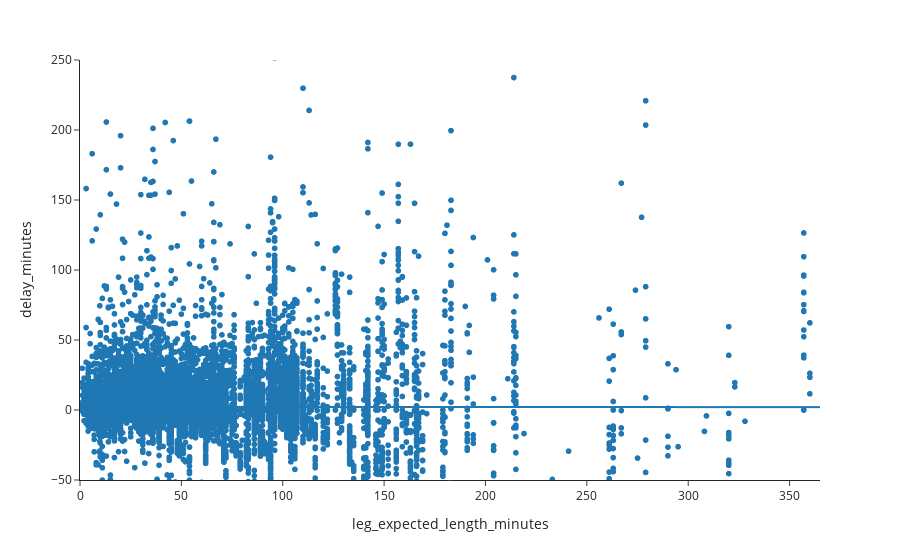

The notebook cell this image was saved under:
### Code cell
df = via_inter_legs_clean


fig = px.scatter(df, x="leg_expected_length_minutes", y="delay_minutes", range_x=[0, 365], range_y=[-50, 250], trendline="ols")
fig.show()

### Figure 1 — Plotly figure (JSON) as saved in the notebook; plotly's stock layout.template omitted (floating-point values rounded to 4 significant figures; data arrays with more than 128 entries replaced by an {"elided": "..."} marker saying what was removed)
{"data": [{"hovertemplate": "leg_expected_length_minutes=%{x}<br>delay_minutes=%{y}<extra></extra>", "legendgroup": "", "marker": {"color": "#1F77B4", "symbol": "circle"}, "mode": "markers", "name": "", "showlegend": false, "type": "scattergl", "x": {"elided": "42964 float values"}, "xaxis": "x", "y": {"elided": "42964 float values"}, "yaxis": "y"}, {"hovertemplate": "<b>OLS trendline</b><br>delay_minutes = -0.000470473 * leg_expected_length_minutes + 2.24604<br>R<sup>2</sup>=0.000005<br><br>leg_expected_length_minutes=%{x}<br>delay_minutes=%{y} <b>(trend)</b><extra></extra>", "legendgroup": "", "marker": {"color": "#1F77B4", "symbol": "circle"}, "mode": "lines", "name": "", "showlegend": false, "type": "scattergl", "x": {"elided": "42964 float values"}, "xaxis": "x", "y": {"elided": "42964 float values"}, "yaxis": "y"}], "layout": {"legend": {"tracegroupgap": 0}, "margin": {"t": 60}, "xaxis": {"anchor": "y", "domain": [0, 1], "range": [0, 365], "title": {"text": "leg_expected_length_minutes"}}, "yaxis": {"anchor": "x", "domain": [0, 1], "range": [-50, 250], "title": {"text": "delay_minutes"}}}}
